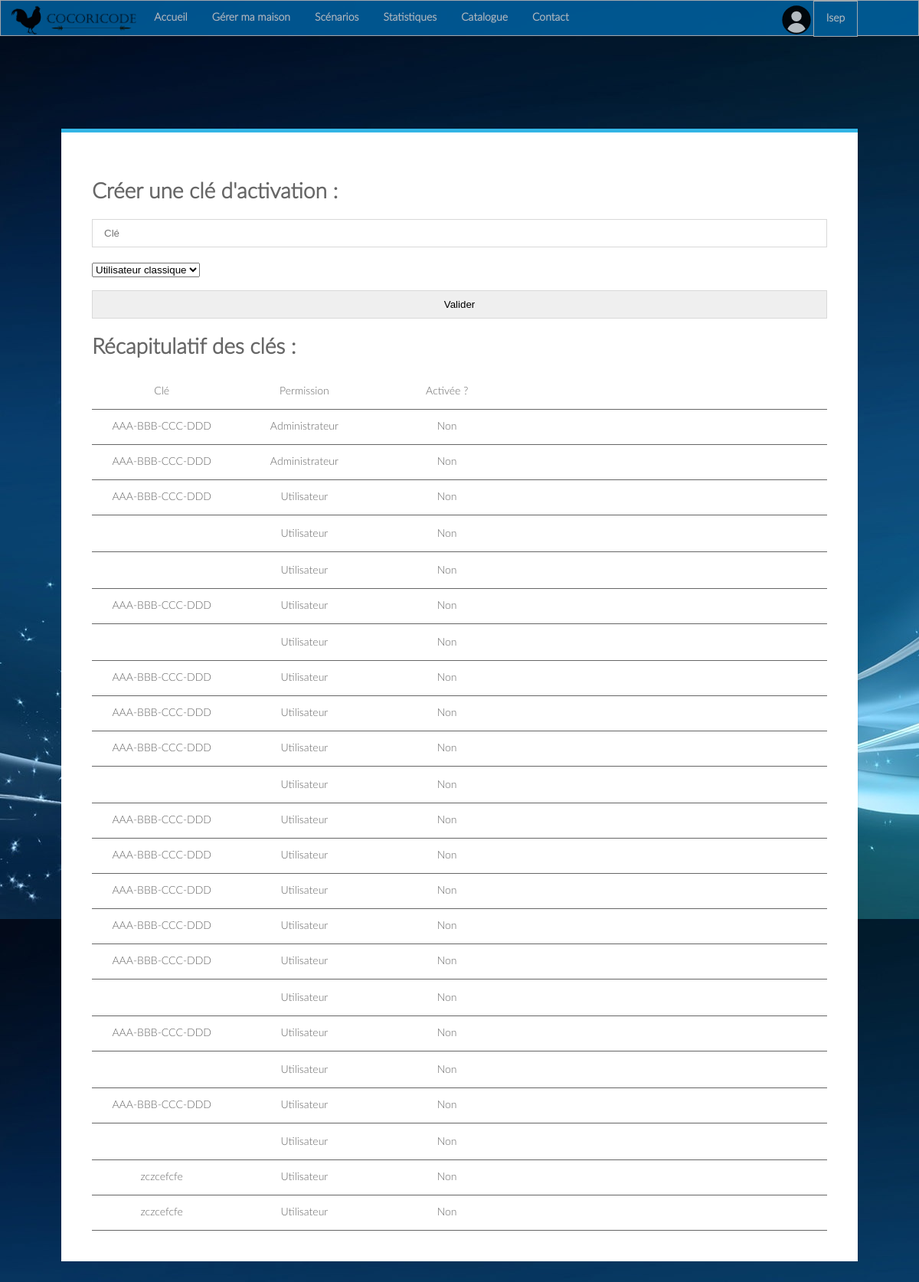
/index.php?page=cleactiv (signed in), run on an earlier commit of the app's database.
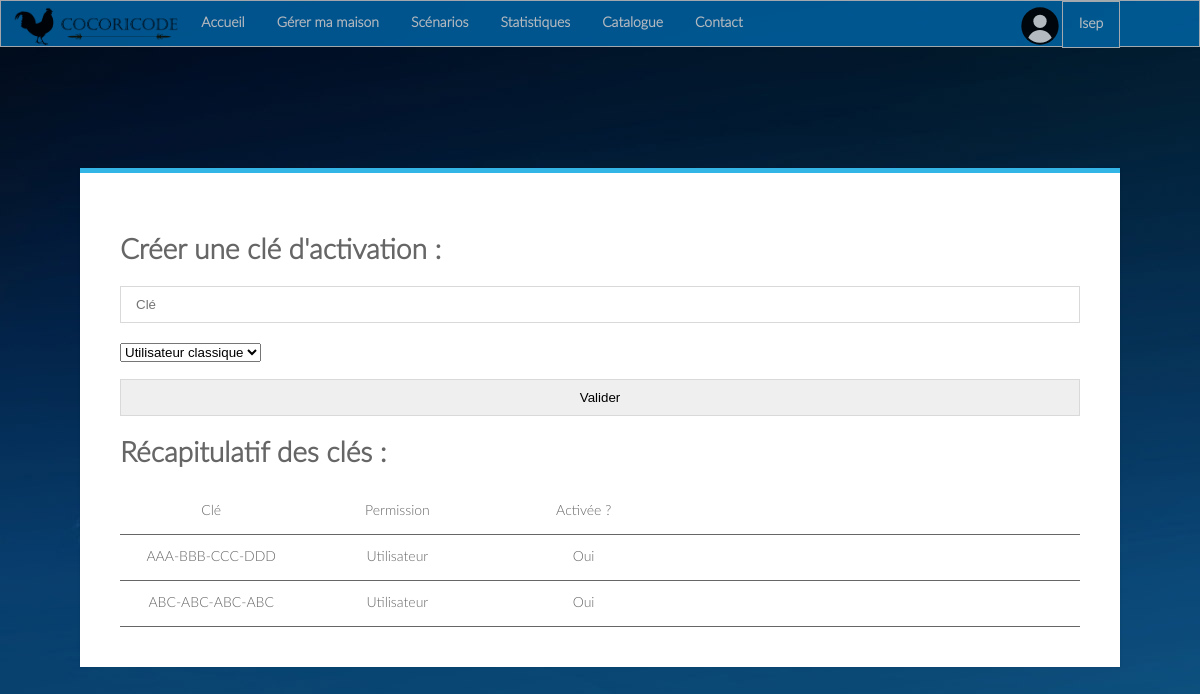
And on a later commit of the database.
### tables this page shows
CREATE TABLE `CleAct` (
  `Id` int(10) NOT NULL,
  `Cle` varchar(100) NOT NULL,
  `Permission` varchar(5) NOT NULL,
  `Activee` varchar(10) NOT NULL
);

### Vue/cleactive.php (the view, shortened to what this page needs)
<?php
include 'Modele/connexion_bdd.php';
?>
<div class = "module3">
<div class ="form form-block">
	<h1>Créer une clé d'activation : </h1>
	<form method = "post" action = "Controleur/nouvcle.php">
		<input type = "text" name = "cle" placeholder = "Clé">
		<select name = "permission">
			<option value = "0">Utilisateur classique</option>
		</select><br>
		<br>
		<input type = "submit" name ="valider" value = "Valider">
	</form>
	<h1>Récapitulatif des clés : </h1>
	<div class="panier">
			<p>Clé</p>
			<p>Permission</p>
			<p>Activée ?</p>
		</div>
	<?php
	$req = $mysqli ->query("SELECT * FROM CleAct");
	while($cle = $req ->fetch_array(MYSQLI_ASSOC)){
		if ($cle['Permission']=='1'){
			$perm = "Administrateur";
		}
		else {
			$perm = "Utilisateur";
		}
		?>
		<div class="panier">
			<p><?php echo $cle['Cle'] ?></p>
			<p><?php echo $perm?></p>
			<p><?php echo $cle['Activee'] ?></p>
		</div>
		<?php
	}
		?>
</div>
</div>

What changed in the data, as far as the page shows it:
removed cleact: Cle "AAA-BBB-CCC-DDD", Permission "Administrateur", Activee "Non"
removed cleact: Cle "AAA-BBB-CCC-DDD", Permission "Utilisateur", Activee "Non"
removed cleact: Permission "Utilisateur", Activee "Non"
removed cleact: Permission "Utilisateur", Activee "Non"
removed cleact: Cle "AAA-BBB-CCC-DDD", Permission "Utilisateur", Activee "Non"
removed cleact: Permission "Utilisateur", Activee "Non"
removed cleact: Cle "AAA-BBB-CCC-DDD", Permission "Utilisateur", Activee "Non"
removed cleact: Cle "AAA-BBB-CCC-DDD", Permission "Utilisateur", Activee "Non"
removed cleact: Cle "AAA-BBB-CCC-DDD", Permission "Utilisateur", Activee "Non"
removed cleact: Permission "Utilisateur", Activee "Non"
removed cleact: Cle "AAA-BBB-CCC-DDD", Permission "Utilisateur", Activee "Non"
removed cleact: Cle "AAA-BBB-CCC-DDD", Permission "Utilisateur", Activee "Non"
removed cleact: Cle "AAA-BBB-CCC-DDD", Permission "Utilisateur", Activee "Non"
removed cleact: Cle "AAA-BBB-CCC-DDD", Permission "Utilisateur", Activee "Non"
removed cleact: Cle "AAA-BBB-CCC-DDD", Permission "Utilisateur", Activee "Non"
removed cleact: Permission "Utilisateur", Activee "Non"
removed cleact: Cle "AAA-BBB-CCC-DDD", Permission "Utilisateur", Activee "Non"
removed cleact: Permission "Utilisateur", Activee "Non"
removed cleact: Cle "AAA-BBB-CCC-DDD", Permission "Utilisateur", Activee "Non"
removed cleact: Permission "Utilisateur", Activee "Non"
removed cleact: Cle "zczcefcfe", Permission "Utilisateur", Activee "Non"
removed cleact: Cle "zczcefcfe", Permission "Utilisateur", Activee "Non"
changed cleact "AAA-BBB-CCC-DDD": Permission "Administrateur" → "Utilisateur"; Activee "Non" → "Oui"
added cleact: Cle "ABC-ABC-ABC-ABC", Permission "Utilisateur", Activee "Oui"
